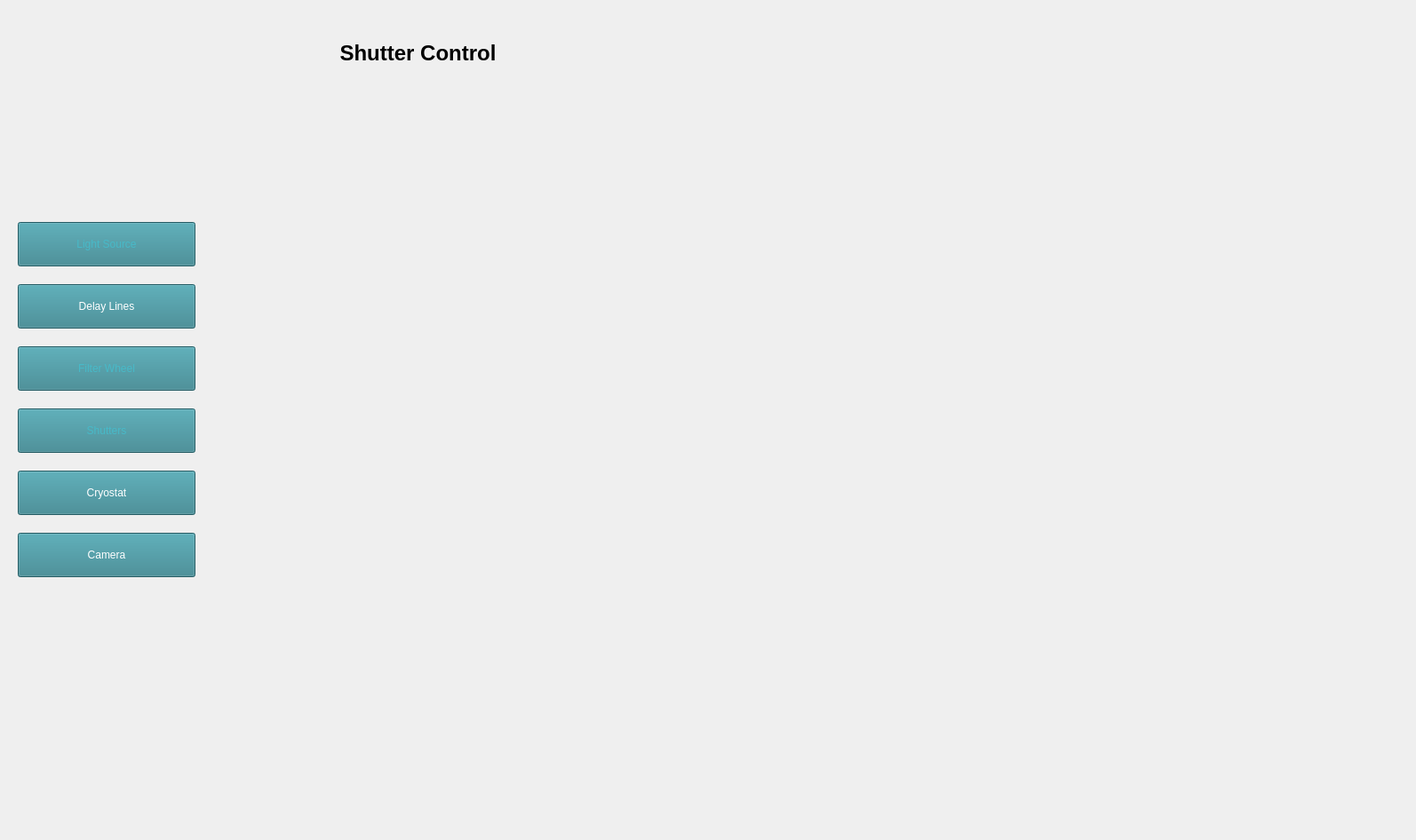
<?xml version="1.0" encoding="UTF-8"?>
<ui version="4.0">
 <class>Form</class>
 <widget class="QWidget" name="Form">
  <property name="geometry">
   <rect>
    <x>0</x>
    <y>0</y>
    <width>1594</width>
    <height>946</height>
   </rect>
  </property>
  <property name="windowTitle">
   <string>Form</string>
  </property>
  <widget class="QPushButton" name="pushButton_camera">
   <property name="geometry">
    <rect>
     <x>20</x>
     <y>600</y>
     <width>200</width>
     <height>50</height>
    </rect>
   </property>
   <property name="styleSheet">
    <string notr="true">background-color: rgb(50, 129, 140);
font: 700 14pt &quot;Segoe UI&quot;;
color: rgb(255, 255, 255);</string>
   </property>
   <property name="text">
    <string>Camera</string>
   </property>
  </widget>
  <widget class="QLabel" name="label_error">
   <property name="geometry">
    <rect>
     <x>270</x>
     <y>680</y>
     <width>361</width>
     <height>16</height>
    </rect>
   </property>
   <property name="styleSheet">
    <string notr="true">font:  14pt &quot;Segoe UI&quot;;
color: rgb(255, 38, 0);
border-color: rgb(0, 0, 0);</string>
   </property>
   <property name="text">
    <string/>
   </property>
  </widget>
  <widget class="QPushButton" name="main_pb_delay_lines">
   <property name="geometry">
    <rect>
     <x>20</x>
     <y>320</y>
     <width>200</width>
     <height>50</height>
    </rect>
   </property>
   <property name="styleSheet">
    <string notr="true">background-color: rgb(50, 129, 140);
font: 700 14pt &quot;Segoe UI&quot;;
color: rgb(255, 255, 255);</string>
   </property>
   <property name="text">
    <string>Delay Lines</string>
   </property>
  </widget>
  <widget class="QPushButton" name="pushButton_filter_wheel">
   <property name="geometry">
    <rect>
     <x>20</x>
     <y>390</y>
     <width>200</width>
     <height>50</height>
    </rect>
   </property>
   <property name="styleSheet">
    <string notr="true">background-color: rgb(50, 129, 140);
font: 700 14pt &quot;Segoe UI&quot;;color: rgb(71, 185, 200);</string>
   </property>
   <property name="text">
    <string>Filter Wheel</string>
   </property>
  </widget>
  <widget class="QPushButton" name="pushButton_shutters">
   <property name="geometry">
    <rect>
     <x>20</x>
     <y>460</y>
     <width>200</width>
     <height>50</height>
    </rect>
   </property>
   <property name="styleSheet">
    <string notr="true">background-color: rgb(50, 129, 140);
font: 700 14pt &quot;Segoe UI&quot;;
color: rgb(71, 185, 200);</string>
   </property>
   <property name="text">
    <string>Shutters</string>
   </property>
  </widget>
  <widget class="QPushButton" name="pushButton_light_source">
   <property name="geometry">
    <rect>
     <x>20</x>
     <y>250</y>
     <width>200</width>
     <height>50</height>
    </rect>
   </property>
   <property name="toolTip">
    <string>&lt;html&gt;&lt;head/&gt;&lt;body&gt;&lt;p&gt;de&lt;/p&gt;&lt;/body&gt;&lt;/html&gt;</string>
   </property>
   <property name="styleSheet">
    <string notr="true">background-color: rgb(50, 129, 140);
font: 700 14pt &quot;Segoe UI&quot;;
color: rgb(71, 185, 200)</string>
   </property>
   <property name="text">
    <string>Light Source</string>
   </property>
  </widget>
  <widget class="QPushButton" name="pushButton_cryostat">
   <property name="geometry">
    <rect>
     <x>20</x>
     <y>530</y>
     <width>200</width>
     <height>50</height>
    </rect>
   </property>
   <property name="styleSheet">
    <string notr="true">background-color: rgb(50, 129, 140);
font: 700 14pt &quot;Segoe UI&quot;;
color: rgb(255, 255, 255);</string>
   </property>
   <property name="text">
    <string>Cryostat</string>
   </property>
  </widget>
  <widget class="QLabel" name="label_2">
   <property name="geometry">
    <rect>
     <x>310</x>
     <y>30</y>
     <width>321</width>
     <height>61</height>
    </rect>
   </property>
   <property name="text">
    <string>&lt;html&gt;&lt;head/&gt;&lt;body&gt;&lt;p&gt;&lt;span style=&quot; font-size:18pt; font-weight:696;&quot;&gt;Shutter Control&lt;/span&gt;&lt;/p&gt;&lt;/body&gt;&lt;/html&gt;</string>
   </property>
   <property name="textFormat">
    <enum>Qt::RichText</enum>
   </property>
   <property name="alignment">
    <set>Qt::AlignCenter</set>
   </property>
  </widget>
  <widget class="QLabel" name="label">
   <property name="geometry">
    <rect>
     <x>10</x>
     <y>10</y>
     <width>200</width>
     <height>200</height>
    </rect>
   </property>
   <property name="text">
    <string/>
   </property>
   <property name="pixmap">
    <pixmap>ASGARD.png</pixmap>
   </property>
   <property name="scaledContents">
    <bool>true</bool>
   </property>
  </widget>
  <widget class="ShutterWidget" name="shutter_widget_1" native="true">
   <property name="geometry">
    <rect>
     <x>230</x>
     <y>100</y>
     <width>554</width>
     <height>238</height>
    </rect>
   </property>
  </widget>
  <widget class="ShutterWidget" name="shutter_widget_2" native="true">
   <property name="geometry">
    <rect>
     <x>820</x>
     <y>100</y>
     <width>554</width>
     <height>238</height>
    </rect>
   </property>
  </widget>
  <widget class="ShutterWidget" name="shutter_widget_3" native="true">
   <property name="geometry">
    <rect>
     <x>230</x>
     <y>390</y>
     <width>554</width>
     <height>238</height>
    </rect>
   </property>
  </widget>
  <widget class="ShutterWidget" name="shutter_widget_4" native="true">
   <property name="geometry">
    <rect>
     <x>820</x>
     <y>390</y>
     <width>554</width>
     <height>238</height>
    </rect>
   </property>
  </widget>
 </widget>
 <customwidgets>
  <customwidget>
   <class>ShutterWidget</class>
   <extends>QWidget</extends>
   <header location="global">shutterwidget.h</header>
   <container>1</container>
  </customwidget>
 </customwidgets>
 <resources/>
 <connections/>
</ui>
